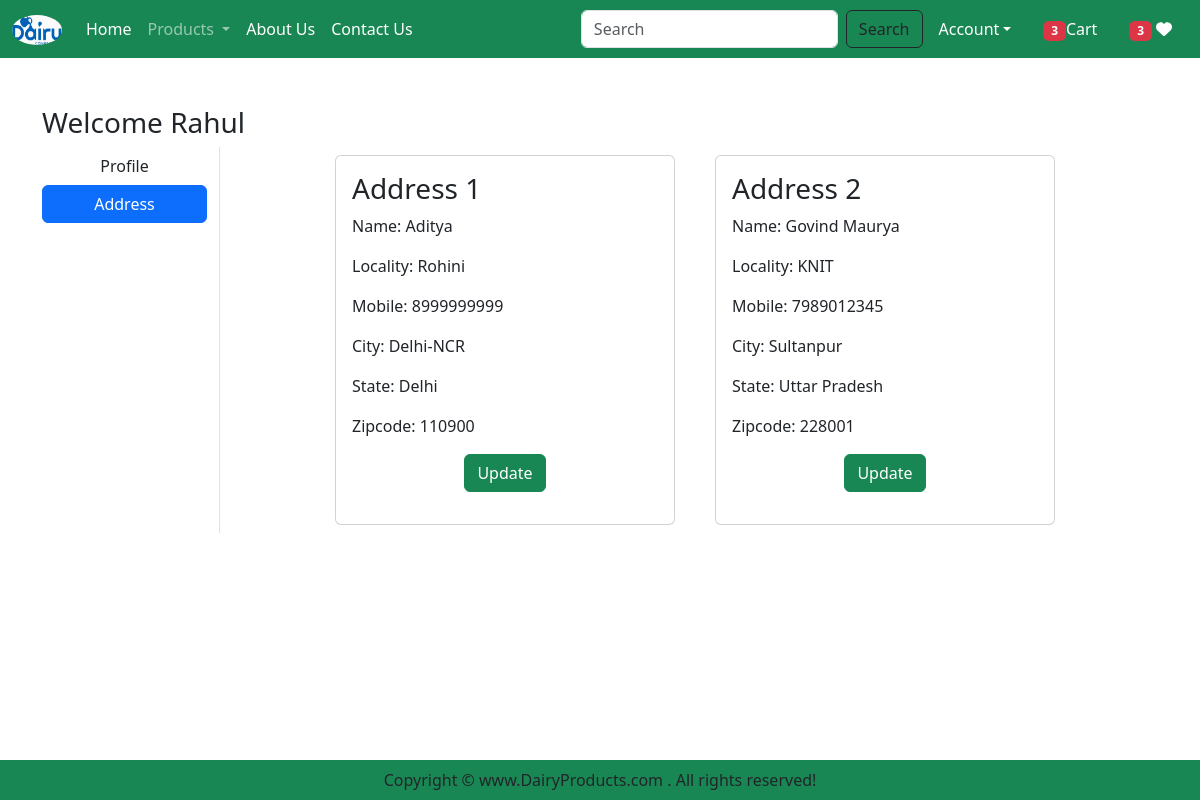
The page /address/ (signed in) on the database its author committed.
### app/models.py (models this page shows, shortened)
class Customer(models.Model):
    user = models.ForeignKey(User,on_delete=models.CASCADE)
    name = models.CharField(max_length=200)
    locality = models.CharField(max_length=50)
    city = models.CharField(max_length=50)
    mobile = models.IntegerField(default=0)
    zipcode = models.IntegerField()
    state = models.CharField(choices=STATE_CHOICES, max_length=100)

### app/views.py (the view)
# urls.py: path('address/', views.address, name="address"),
@login_required
def address(request):
    add = Customer.objects.filter(user=request.user)
    totalitem = 0
    wishitem = 0
    if request.user.is_authenticated:
        totalitem = len(Cart.objects.filter(user=request.user))
        wishitem = len(Wishlist.objects.filter(user=request.user))
    return render(request, 'app/address.html', locals())

### app/templates/app/address.html (shortened to what this page needs)
{% extends 'app/base.html' %}
{% load static %}
{% block main-content %}
<div class="container my-5">
    <div class="row">
        <h3>Welcome <span class="text-capitalize">{{request.user}}</span></h3>
        <div class="col-sm-2 border-end">
            <ul class="list-unstyled">
                <li class="d-grid"><a href="{% url 'profile' %}" class="btn">Profile</a></li>
                <li class="d-grid"><a href="{% url 'address' %}" class="btn btn-primary">Address</a></li>
            </ul>
        </div>
        <div class="col-sm-8 offset-sm-1">
            <div class="row">
                {% for ad in add %}
                <div class="col-sm-6">
                    <div class="card m-2">
                        <div class="card-body">
                            <h3>Address {{forloop.counter}}</h3>
                            <p>Name: {{ad.name}}</p>
                            <p>Locality: {{ad.locality}}</p>
                            <p>Mobile: {{ad.mobile}}</p>
                            <p>City: {{ad.city}}</p>
                            <p>State: {{ad.state}}</p>
                            <p>Zipcode: {{ad.zipcode}}</p>
                           <p class="text-center"><a href="{% url 'updateAddress' pk=ad.id %}"
                            type="button" class="btn btn-success">Update</a></p>
                        </div>
                    </div>
                </div>
                {% endfor %}
            </div>
        </div>
    </div>
</div>
{% endblock main-content %}

### rows shown on the page
Customer: name "Aditya", locality "Rohini", mobile "8999999999", city "Delhi-NCR", state "Delhi", zipcode "110900"
Customer: name "Govind Maurya", locality "KNIT", mobile "7989012345", city "Sultanpur", state "Uttar Pradesh", zipcode "228001"

### other values the page prints
{{ totalitem }} "3"
{{ wishitem }} "3"
{{ request.user }} "Rahul"
